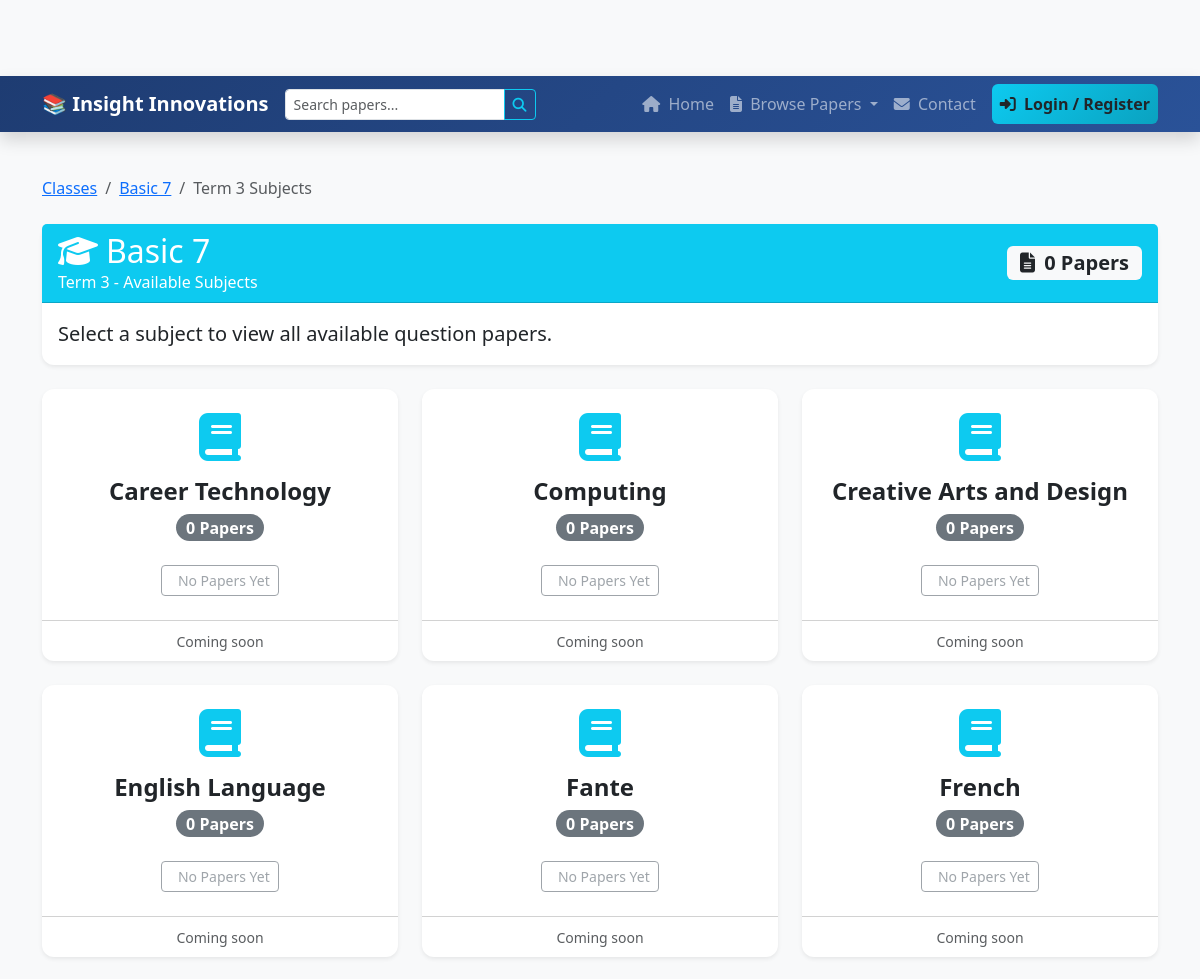
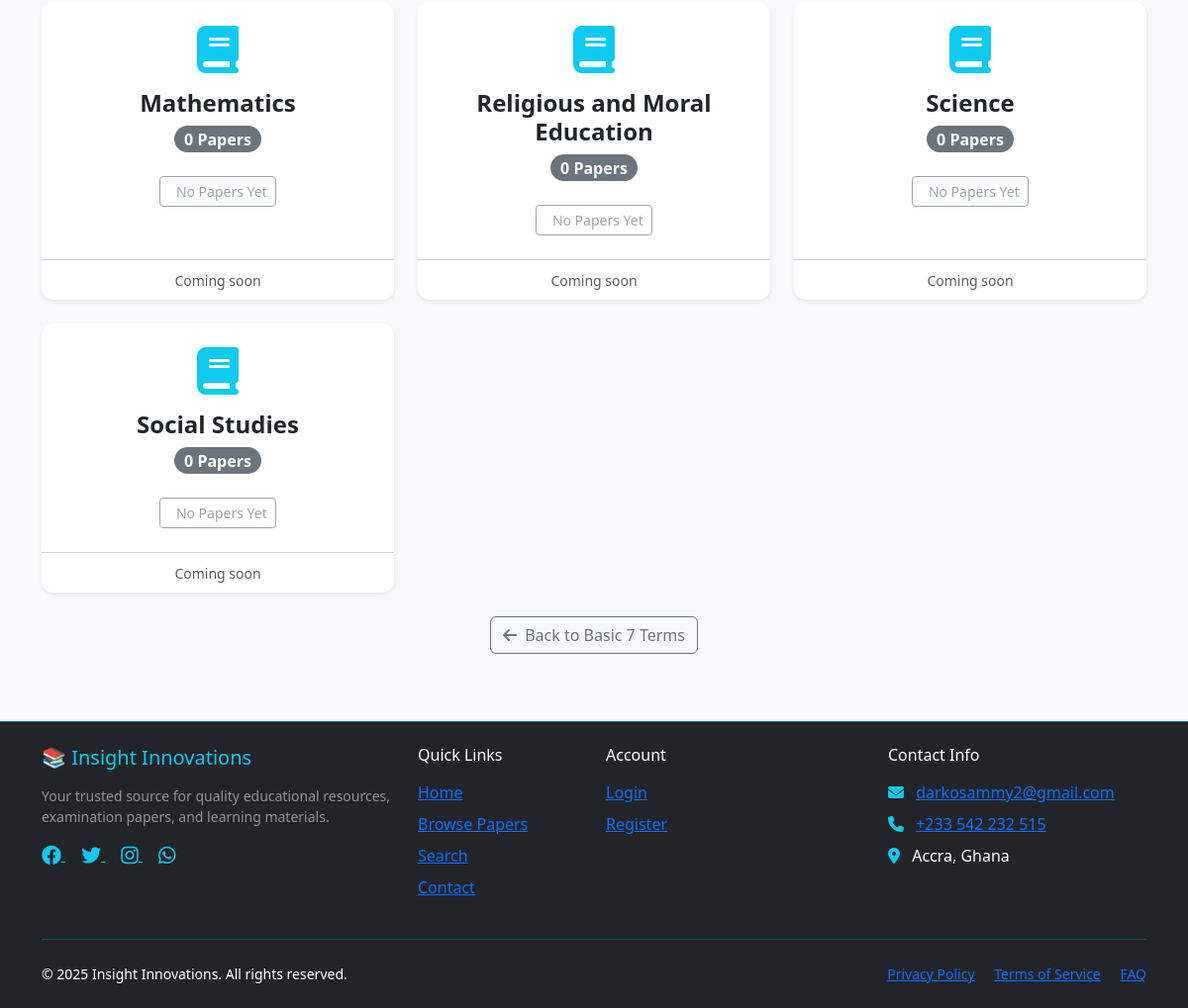
Screenshot of /basic-7/term-3/ with the database file from the repository (2 pictures, top to bottom).
### shop/models.py (models this page shows, shortened)
class Classes(models.Model):
    name = models.CharField(max_length=100, help_text="e.g., JHS 1, Basic 7")
    slug = models.SlugField(max_length=100, unique=True)
    description = models.TextField(blank=True)
    class Meta:
        verbose_name = 'Class (Grade)'
        verbose_name_plural = 'Classes (Grades)'
        ordering = ('name',)

class Term(models.Model):
    class_name = models.ForeignKey(Classes, related_name='terms', on_delete=models.CASCADE)
    name = models.CharField(max_length=50, help_text="e.g., Term 1, Term 2")
    slug = models.SlugField(max_length=50)
    class Meta:
        verbose_name_plural = 'Terms'
        unique_together = ('class_name', 'slug')
        ordering = ('name',)

class Subject(models.Model):
    name = models.CharField(max_length=100)
    slug = models.SlugField(max_length=100, unique=True)
    class Meta:
        verbose_name_plural = 'Subjects'
        ordering = ('name',)

### shop/views.py (the view, shortened to what this page needs)
# urls.py: path('<slug:class_slug>/<slug:term_slug>/', views.subject_list, name='subject_list'),
def subject_list(request, class_slug, term_slug):
    class_level = get_object_or_404(Classes, slug=class_slug)
    term = get_object_or_404(Term, class_name=class_level, slug=term_slug)
    all_papers = QuestionPaper.objects.filter(
        class_level=class_level,
        term=term,
        is_available=True
    ).select_related('subject').order_by('subject__name', '-year', 'exam_type')
    papers_by_subject = {}
    all_subjects = Subject.objects.all().order_by('name')
    subjects_list = []
    for subject in all_subjects:
        if subject.id in papers_by_subject:
            subjects_list.append(papers_by_subject[subject.id])
        else:
            subjects_list.append({
                'subject': subject,
                'papers': []
            })
    context = {
        'class_level': class_level,
        'term': term,
        'subjects_list': subjects_list,
        'total_papers': all_papers.count(),
        'page_title': f'{class_level.name} {term.name} - Select Subject',
    }
    return render(request, 'shop/subject_list.html', context)

### shop/templates/shop/subject_list.html (shortened to what this page needs)
{% extends 'base.html' %}
{% block content %}
<div class="container py-4">
    <nav aria-label="breadcrumb" class="mb-4">
        <ol class="breadcrumb">
            <li class="breadcrumb-item"><a href="{% url 'shop:class_list' %}">Classes</a></li>
            <li class="breadcrumb-item"><a href="{% url 'shop:term_list' class_level.slug %}">{{ class_level.name }}</a></li>
            <li class="breadcrumb-item active">{{ term.name }} Subjects</li>
        </ol>
    </nav>
    <div class="card mb-4 shadow-sm">
        <div class="card-header bg-info text-white">
            <div class="d-flex justify-content-between align-items-center">
                <div>
                    <h2 class="mb-0">
                        <i class="fas fa-graduation-cap me-2"></i>{{ class_level.name }}
                    </h2>
                    <p class="mb-0">{{ term.name }} - Available Subjects</p>
                </div>
                <div class="text-end">
                    <span class="badge bg-light text-dark fs-5">
                        <i class="fas fa-file-alt me-1"></i> {{ total_papers }} Papers
                    </span>
                </div>
            </div>
        </div>
        <div class="card-body">
            <p class="lead mb-0">
                Select a subject to view all available question papers.
            </p>
        </div>
    </div>
    <div class="row row-cols-1 row-cols-md-2 row-cols-lg-3 g-4">
        {% for item in subjects_list %}
            <div class="col">
                <div class="card h-100 shadow-sm border-0 hover-shadow">
                    <div class="card-body text-center p-4">
                        <div class="mb-3">
                            {% if item.subject.icon %}
                                <i class="fas {{ item.subject.icon }} fa-3x text-info"></i>
                            {% else %}
                                <i class="fas fa-book fa-3x text-info"></i>
                            {% endif %}
                        </div>
                        <h4 class="card-title text-dark fw-bold mb-2">{{ item.subject.name }}</h4>
                        <div class="mb-3">
                            <span class="badge {% if item.papers|length > 0 %}bg-success{% else %}bg-secondary{% endif %} rounded-pill fs-6">
                                {{ item.papers|length }} Paper{{ item.papers|length|pluralize }}
                            </span>
                        </div>
                        {% if item.papers|length > 0 %}
                            {% if item.papers|length == 1 %}
                                {% with paper=item.papers.0 %}
                                    <a href="{% url 'shop:paper_detail' class_level.slug term.slug item.subject.slug paper.slug %}"
                                       class="btn btn-info btn-sm mt-2">
                                        <i class="fas fa-eye me-1"></i> View Paper
                                    </a>
                                {% endwith %}
                            {% else %}
                                <a href="{% url 'shop:subject_papers_list' class_level.slug term.slug item.subject.slug %}"
                                   class="btn btn-info btn-sm mt-2">
                                    <i class="fas fa-list me-1"></i> Browse {{ item.papers|length }} Papers
                                </a>
                            {% endif %}
                        {% else %}
                            <button class="btn btn-outline-secondary btn-sm mt-2" disabled>
                                 No Papers Yet
                            </button>
                        {% endif %}
                    </div>
                    <div class="card-footer bg-transparent text-center">
                        <small class="text-muted">
                            {% if item.papers|length > 0 %}
                                Latest:
                                {% with paper=item.papers.0 %}
                                    {{ paper.year }} {{ paper.get_exam_type_display }}
                                {% endwith %}
                            {% else %}
                                Coming soon
                            {% endif %}
                        </small>
                    </div>
                </div>
            </div>
        {% endfor %}
    </div>
    <div class="mt-4 text-center">
        <a href="{% url 'shop:term_list' class_level.slug %}" class="btn btn-outline-secondary">
            <i class="fas fa-arrow-left me-1"></i> Back to {{ class_level.name }} Terms
        </a>
    </div>
</div>
{% endblock %}

### templates/base.html (style rules this page uses)
:root { --primary-color: #0d6efd; --info-color: #0dcaf0; --dark-color: #212529; }
body { font-family: 'Segoe UI', Tahoma, Geneva, Verdana, sans-serif; padding-top: 76px; background-color: #f8f9fa; min-height: 100vh; display: flex; flex-direction: column; }
.card { border-radius: 12px; border: none; box-shadow: 0 4px 6px rgba(0,0,0,0.05); transition: transform 0.3s ease, box-shadow 0.3s ease; }

### rows the page displays
Classes: name "Basic 7"
Term: name "Term 3"
Subject: subject.name "Career Technology", papers|length "0"
Subject: subject.name "Computing", papers|length "0"
Subject: subject.name "Creative Arts and Design", papers|length "0"
Subject: subject.name "English Language", papers|length "0"
Subject: subject.name "Fante", papers|length "0"
Subject: subject.name "French", papers|length "0"
Subject: subject.name "Mathematics", papers|length "0"
Subject: subject.name "Religious and Moral Education", papers|length "0"
Subject: subject.name "Science", papers|length "0"
Subject: subject.name "Social Studies", papers|length "0"

### other values shown
{{ total_papers }} "0"
